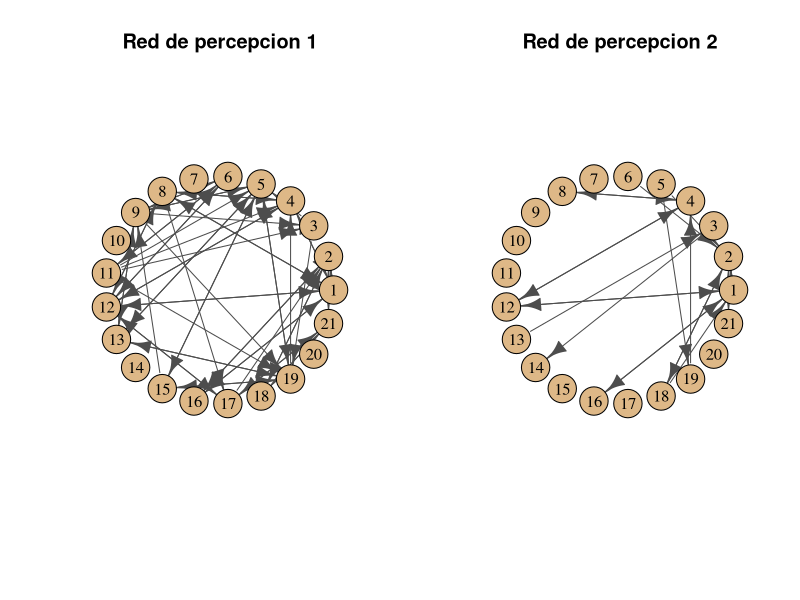
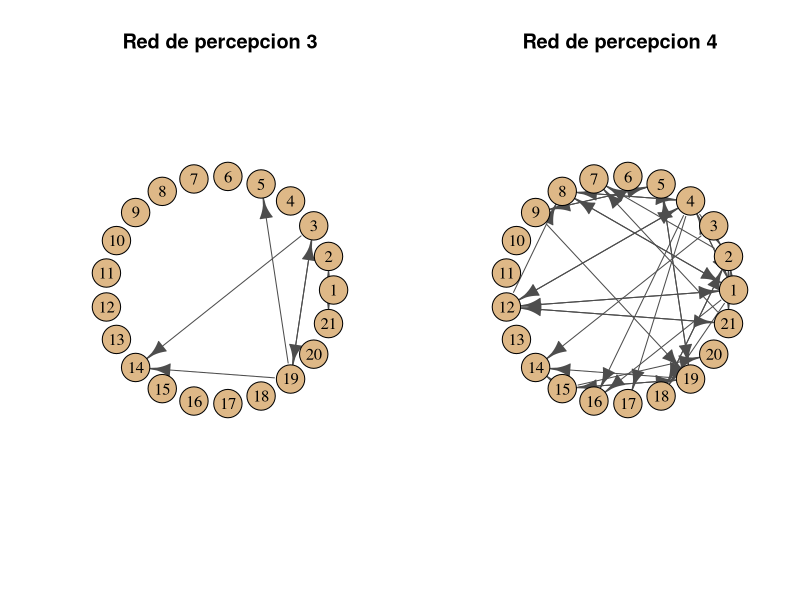
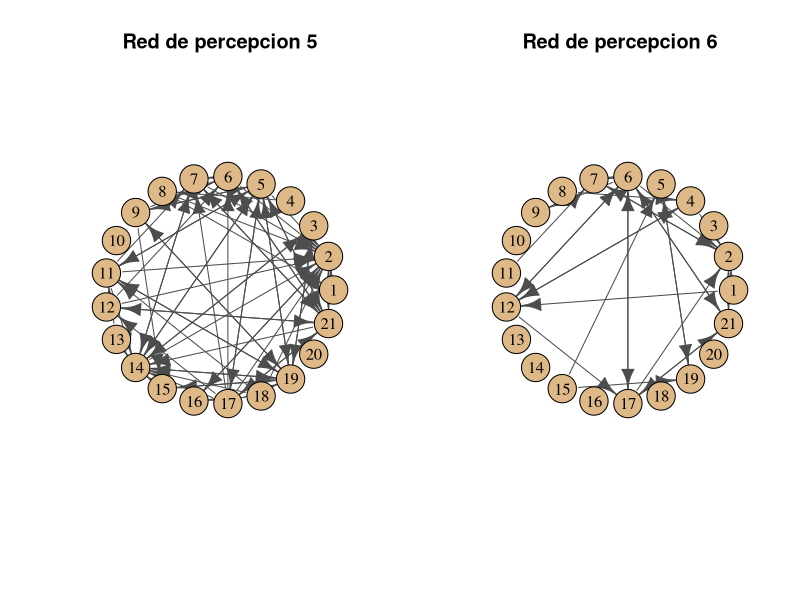
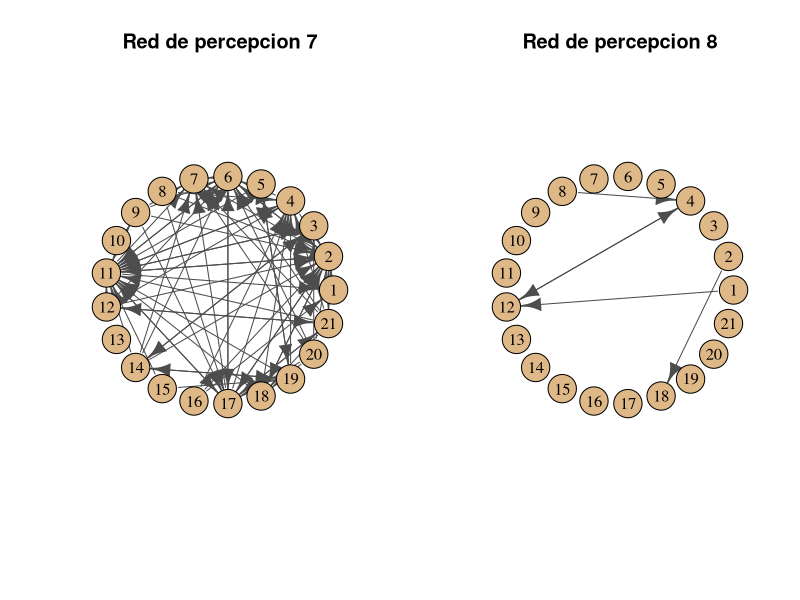
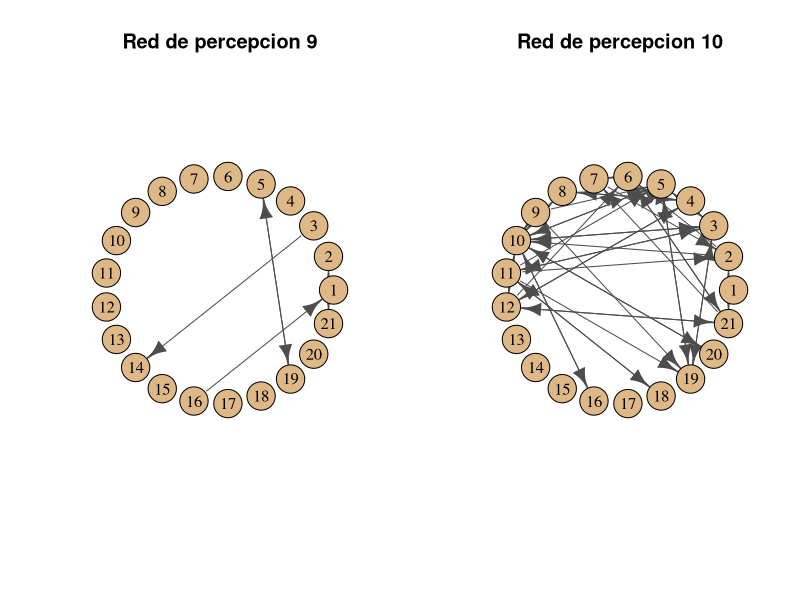
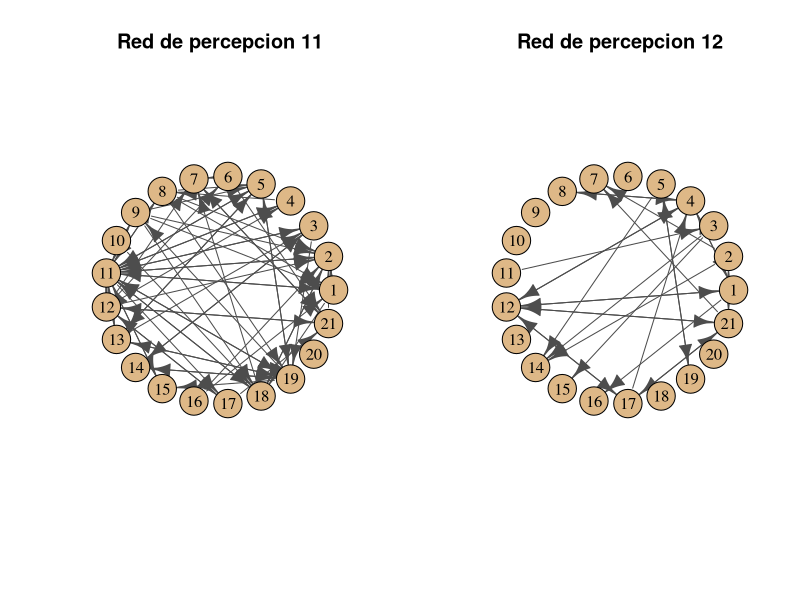
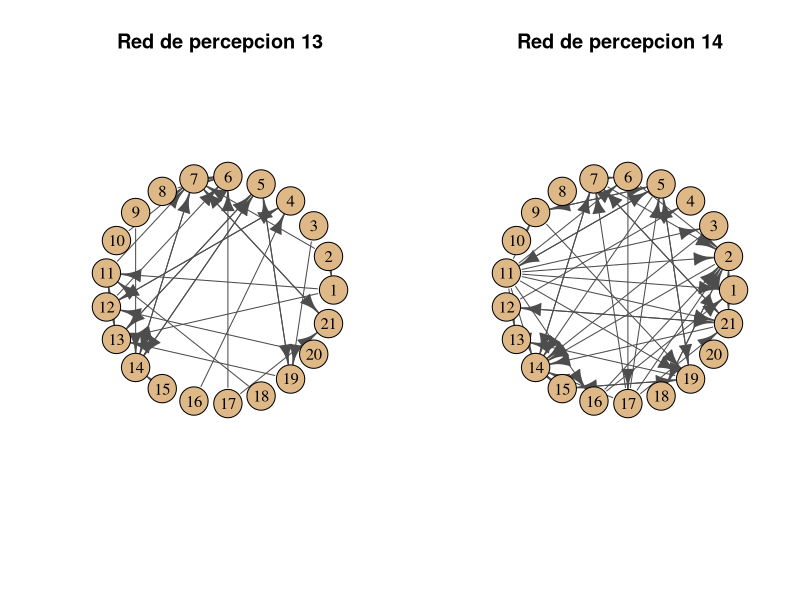
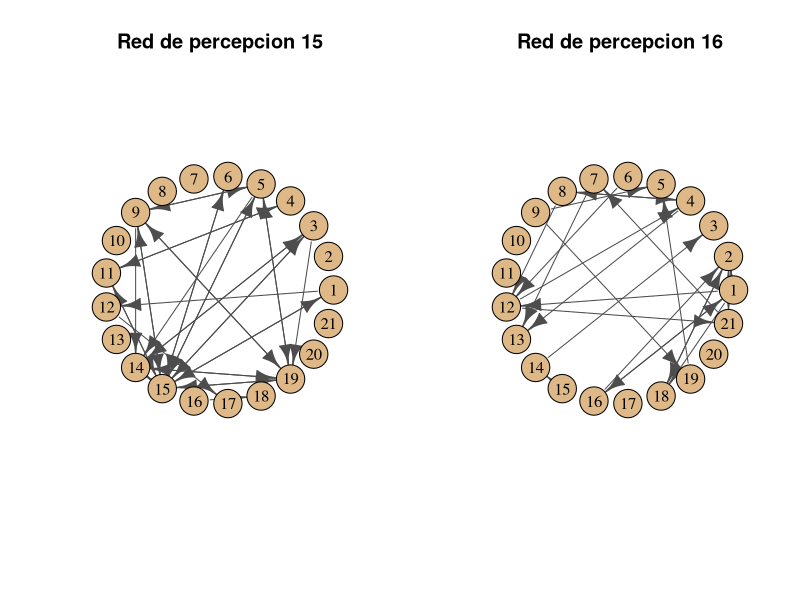

These figures' R source, in order:
## ---- chunk 1
setwd("C:/PERSONAL_MAPU/UNIVERSIDADES/NACIONAL/ANALISIS_ESTADISTICO_DE_REDES/TALLER_4")
#---
library(readr)
library(igraph)
library(ggplot2)
library(kableExtra)
library(dplyr)
## ---- chunk 2
krackfr <- read_table("krackfr.txt", col_names = FALSE)
I <- dim(krackfr)[2]
colnames(krackfr) <- c(1:I)
adyacencia_krackfr <- matrix(nrow = I, ncol = I,byrow = FALSE)
colnames(adyacencia_krackfr) <- colnames(krackfr)
row.names(adyacencia_krackfr) <- colnames(krackfr) 
for (i in 1:I) {
  k <- seq(i, I * I, by = I)
  for (j in 1:I) {
    adyacencia_krackfr[j,i] <- mean(krackfr[[j]][k],na.rm = TRUE)
    
    if (adyacencia_krackfr[j,i]>0.25) {
      adyacencia_krackfr[j,i] <- 1
    } else adyacencia_krackfr[j,i] <- 0

  }
}
krackfr_grafo <- graph_from_adjacency_matrix(adyacencia_krackfr)
adyacencias <- list()
grafos21 <- list()
for (i in 1:I) {
  j <- seq(1,21*21,21)[i]
  adyacencias[[i]] <- as.matrix(krackfr[j:(j+(I-1)),])
  grafos21[[i]] <- graph_from_adjacency_matrix(adyacencias[[i]]) 
}
grafos21[[22]] <- krackfr_grafo
nombres <- c()
for (i in 1:I) {
  nombres[i] <- as.character(paste("Actor",i,sep = " "))
}
nombres[22] <- as.character("Red de consenso")
names(grafos21) <- nombres
circle <- layout_in_circle(graph = krackfr_grafo)

## ---- chunk 3
par(mfrow=c(1,2))
plot(grafos21[[1]], 
       layout=circle,
       vertex.size = 25,
       vertex.label.color = "black",
       vertex.color       = "burlywood", 
       vertex.frame.color = "black",
       edge.color         = "gray30",
       main=paste('Red de percepcion', 1,sep = ' '))
plot(grafos21[[2]], 
       layout=circle,
       vertex.size = 25,
       vertex.label.color = "black",
       vertex.color       = "burlywood", 
       vertex.frame.color = "black",
       edge.color         = "gray30",
       main=paste('Red de percepcion', 2,sep = ' '))

## ---- chunk 4
par(mfrow=c(1,2))
plot(grafos21[[3]], 
       layout=circle,
       vertex.size = 25,
       vertex.label.color = "black",
       vertex.color       = "burlywood", 
       vertex.frame.color = "black",
       edge.color         = "gray30",
       main=paste('Red de percepcion', 3,sep = ' '))
plot(grafos21[[4]], 
       layout=circle,
       vertex.size = 25,
       vertex.label.color = "black",
       vertex.color       = "burlywood", 
       vertex.frame.color = "black",
       edge.color         = "gray30",
       main=paste('Red de percepcion', 4,sep = ' '))

## ---- chunk 5
par(mfrow=c(1,2))
plot(grafos21[[5]], 
       layout=circle,
       vertex.size = 25,
       vertex.label.color = "black",
       vertex.color       = "burlywood", 
       vertex.frame.color = "black",
       edge.color         = "gray30",
       main=paste('Red de percepcion', 5,sep = ' '))
plot(grafos21[[6]], 
       layout=circle,
       vertex.size = 25,
       vertex.label.color = "black",
       vertex.color       = "burlywood", 
       vertex.frame.color = "black",
       edge.color         = "gray30",
       main=paste('Red de percepcion', 6,sep = ' '))

## ---- chunk 6
par(mfrow=c(1,2))
plot(grafos21[[7]], 
       layout=circle,
       vertex.size = 25,
       vertex.label.color = "black",
       vertex.color       = "burlywood", 
       vertex.frame.color = "black",
       edge.color         = "gray30",
       main=paste('Red de percepcion', 7,sep = ' '))
plot(grafos21[[8]], 
       layout=circle,
       vertex.size = 25,
       vertex.label.color = "black",
       vertex.color       = "burlywood", 
       vertex.frame.color = "black",
       edge.color         = "gray30",
       main=paste('Red de percepcion', 8,sep = ' '))

## ---- chunk 7
par(mfrow=c(1,2))
plot(grafos21[[9]], 
       layout=circle,
       vertex.size = 25,
       vertex.label.color = "black",
       vertex.color       = "burlywood", 
       vertex.frame.color = "black",
       edge.color         = "gray30",
       main=paste('Red de percepcion', 9,sep = ' '))
plot(grafos21[[10]], 
       layout=circle,
       vertex.size = 25,
       vertex.label.color = "black",
       vertex.color       = "burlywood", 
       vertex.frame.color = "black",
       edge.color         = "gray30",
       main=paste('Red de percepcion', 10,sep = ' '))

## ---- chunk 8
par(mfrow=c(1,2))
plot(grafos21[[11]], 
       layout=circle,
       vertex.size = 25,
       vertex.label.color = "black",
       vertex.color       = "burlywood", 
       vertex.frame.color = "black",
       edge.color         = "gray30",
       main=paste('Red de percepcion', 11,sep = ' '))
plot(grafos21[[12]], 
       layout=circle,
       vertex.size = 25,
       vertex.label.color = "black",
       vertex.color       = "burlywood", 
       vertex.frame.color = "black",
       edge.color         = "gray30",
       main=paste('Red de percepcion', 12,sep = ' '))

## ---- chunk 9
par(mfrow=c(1,2))
plot(grafos21[[13]], 
       layout=circle,
       vertex.size = 25,
       vertex.label.color = "black",
       vertex.color       = "burlywood", 
       vertex.frame.color = "black",
       edge.color         = "gray30",
       main=paste('Red de percepcion', 13,sep = ' '))
plot(grafos21[[14]], 
       layout=circle,
       vertex.size = 25,
       vertex.label.color = "black",
       vertex.color       = "burlywood", 
       vertex.frame.color = "black",
       edge.color         = "gray30",
       main=paste('Red de percepcion', 14,sep = ' '))

## ---- chunk 10
par(mfrow=c(1,2))
plot(grafos21[[15]], 
       layout=circle,
       vertex.size = 25,
       vertex.label.color = "black",
       vertex.color       = "burlywood", 
       vertex.frame.color = "black",
       edge.color         = "gray30",
       main=paste('Red de percepcion', 15,sep = ' '))
plot(grafos21[[16]], 
       layout=circle,
       vertex.size = 25,
       vertex.label.color = "black",
       vertex.color       = "burlywood", 
       vertex.frame.color = "black",
       edge.color         = "gray30",
       main=paste('Red de percepcion', 16,sep = ' '))

## ---- chunk 11
par(mfrow=c(1,2))
plot(grafos21[[17]], 
       layout=circle,
       vertex.size = 25,
       vertex.label.color = "black",
       vertex.color       = "burlywood", 
       vertex.frame.color = "black",
       edge.color         = "gray30",
       main=paste('Red de percepcion', 17,sep = ' '))
plot(grafos21[[18]], 
       layout=circle,
       vertex.size = 25,
       vertex.label.color = "black",
       vertex.color       = "burlywood", 
       vertex.frame.color = "black",
       edge.color         = "gray30",
       main=paste('Red de percepcion', 18,sep = ' '))

## ---- chunk 12
par(mfrow=c(1,2))
plot(grafos21[[19]], 
       layout=circle,
       vertex.size = 25,
       vertex.label.color = "black",
       vertex.color       = "burlywood", 
       vertex.frame.color = "black",
       edge.color         = "gray30",
       main=paste('Red de percepcion', 19,sep = ' '))
plot(grafos21[[20]], 
       layout=circle,
       vertex.size = 25,
       vertex.label.color = "black",
       vertex.color       = "burlywood", 
       vertex.frame.color = "black",
       edge.color         = "gray30",
       main=paste('Red de percepcion', 20,sep = ' '))

## ---- chunk 13
par(mfrow=c(1,2))
plot(grafos21[[5]], 
       layout=circle,
       vertex.size = 25,
       vertex.label.color = "black",
       vertex.color       = "burlywood", 
       vertex.frame.color = "black",
       edge.color         = "gray30",
       main=paste('Red de percepcion', 21,sep = ' '))
plot(grafos21[[6]], 
       layout=circle,
       vertex.size = 25,
       vertex.label.color = "black",
       vertex.color       = "burlywood", 
       vertex.frame.color = "black",
       edge.color         = "gray30",
       main='Red de Consenso')

## ---- chunk 14
jaccard_tab <- purrr::map_dfr(
  1:21,
  function(i) {

    ego <- adyacencias[[i]]
    diag(ego) <- 0

    ego_out <- ego[i, ]
    ego_in  <- ego[, i]
    cons_out <- adyacencia_krackfr[i, ]
    cons_in  <- adyacencia_krackfr[, i]
    ego_total <- c(ego_out, ego_in)
    cons_total <- c(cons_out, cons_in)

    inter <- sum(ego_total == 1 & cons_total == 1)
    uni   <- sum(ego_total == 1 | cons_total == 1)

    tibble::tibble(
      actor = i,
      ego_out = sum(ego_out),
      ego_in = sum(ego_in),
      cons_out = sum(cons_out),
      cons_in = sum(cons_in),
      interseccion = inter,
      union = uni,
      jaccard = ifelse(uni == 0, NA, inter / uni)
    )
  }
)
## ---- chunk 15
jaccard_tab %>% 
  arrange(desc(jaccard)) %>% 
  kableExtra::kbl() %>%
  kableExtra::kable_paper("striped", full_width = F) %>%
  kableExtra::column_spec(8, bold = T) %>%
  kableExtra::row_spec(0, bold = T)#, color = "white", background = "#D7261E")
## ---- chunk 16
metricas_tab <- purrr::map_dfr(
  1:21,
  function(i) {
    
    ad <- as_adjacency_matrix(
      grafos21[[i]],
      sparse = FALSE
    )
    
    TP <- sum(ad == 1 & adyacencia_krackfr == 1)
    TN <- sum(ad == 0 & adyacencia_krackfr == 0)
    FP <- sum(ad == 1 & adyacencia_krackfr == 0)
    FN <- sum(ad == 0 & adyacencia_krackfr == 1)
    
    sensibilidad <- TP / (TP + FN)
    
    especificidad <- TN / (TN + FP)
    
    precision <- TP / (TP + FP)
    
    exactitud <- (TP + TN) /
      (TP + TN + FP + FN)
    
    tibble(
      actor = i,
      TP,
      FP,
      FN,
      TN,
      sensibilidad,
      especificidad,
      precision,
      exactitud
    )
  }
)
## ---- chunk 17
metricas_tab %>% 
  arrange(desc(sensibilidad)) %>% 
  kableExtra::kbl() %>%
  kableExtra::kable_paper("striped", full_width = F) %>%
  kableExtra::column_spec(6, bold = T)
## ---- chunk 18
densidad <- c()
for (i in 1:I) {
  densidad[i] <- edge_density(graph = grafos21[[i]])
}
densidad[22] <- edge_density(graph = grafos21[[22]])
#--- Transitividad Global
transitividad <- c()
for (i in 1:I) {
  transitividad[i] <- transitivity(graph = grafos21[[i]], 
                                   type = "global")
}
transitividad[22] <- transitivity(graph = grafos21[[22]], 
                                   type = "global")
#--- Reciprocidad
reciprocidad <- c()
for (i in 1:I) {
  reciprocidad[i] <- reciprocity(graph = grafos21[[i]])
}
reciprocidad[22] <- reciprocity(graph = grafos21[[22]])
#--- Cercanía
cercania <- c()
for (i in 1:I) {
  cercania[i] <- mean(closeness(graph = grafos21[[i]], normalized = TRUE), 
                      na.rm = TRUE)
}
cercania[22] <- mean(closeness(graph = grafos21[[22]], normalized = TRUE),
                     na.rm = TRUE)
#--- Componentes
componentes <- c()
for (i in 1:I) {
  componentes[i] <- length(components(graph = grafos21[[i]]))
}
componentes[22] <- length(components(graph = grafos21[[22]]))
tabla <- data.frame(Red=nombres,
                    Densidad=densidad,
                    "Transitividad Global"=transitividad,
                    Reciprocidad=reciprocidad,
                    "Cercanía"=cercania,
                    Componentes=componentes)

## ---- chunk 19
tabla %>% 
  kableExtra::kbl() %>%
  kableExtra::kable_paper("striped", full_width = F) %>%
  kableExtra::column_spec(1:6, bold = T) %>%
  kableExtra::row_spec(3:5, bold = T, color = "white", background = "#D7261E")
## ---- chunk 20
grados <- list()
for (i in 1:length(grafos21)) {
  grados[[i]] <- degree(grafos21[[i]], normalized = TRUE)
}
## ---- chunk 21
actores <- data.frame()
for (i in 1:I) {
  gradoj <- c()
  for (j in 1:length(grados)) {
    gradoj[j] <- grados[[j]][i]  
  }
  df <- data.frame(
    actor=factor(i),
    grado=gradoj,
    percepcion=gradoj[i],
    consenso=gradoj[22]
  )
  actores <- rbind(actores,df)
}

ggplot(actores, aes(x = actor, y = grado)) +
  geom_boxplot(col=rainbow(I)) +

  # Triángulo rojo
  geom_point(
    data = actores,
    aes(x = actor, y = percepcion),
    shape = 2,
    color = "red",
    size = 4
  ) +

  # Cruz azul
  geom_point(
    data = actores,
    aes(x = actor, y = consenso),
    shape = 4,
    color = "blue",
    size = 4,
    stroke = 1.2
  ) +

  labs(
    title = "Distribucion de grados por actor",
    x = "Actor",
    y = "Grado normalizado"
  ) +

  theme_minimal()
